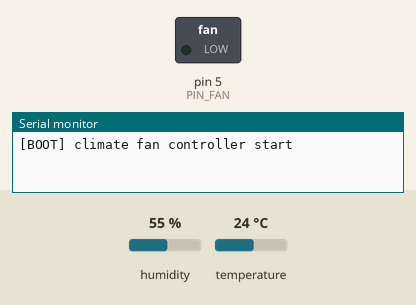
A sketch run on a simulated Arduino Uno, built with avr-gcc and run on an emulated ATmega328P. On the bench: switched loads named in the sketch (green lamp = pin HIGH), the last lines printed to the serial monitor. The test bench sets the inputs (shaded band); at power-on: humidity 55 %, temperature 24 °C.

Above: at 1.2 s.
1.3 s: humidity set to 58 %
5.2 s: humidity set to 61 %
At 8.2 s:
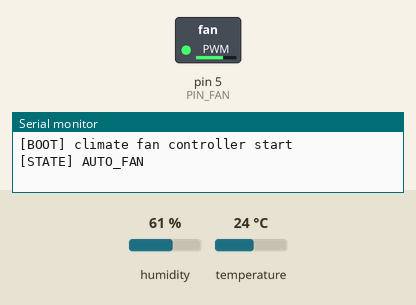
8.5 s: humidity set to 22 %
At 10.5 s:
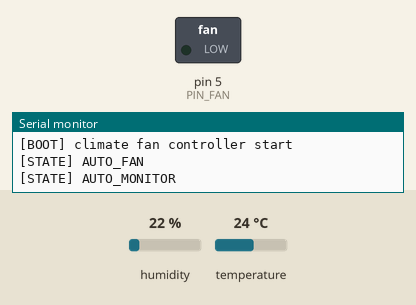
11.5 s: humidity set to 68 %
At 13.9 s:
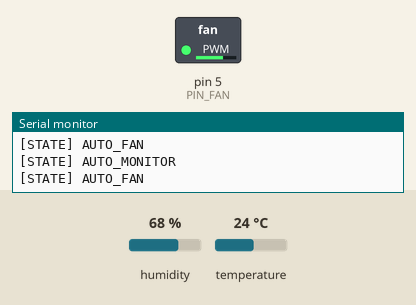
14.5 s: humidity set to 40 %
At 17.4 s:
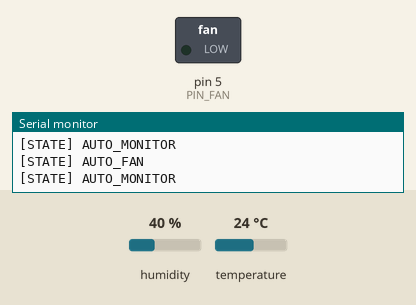
Timing chart, 0 to 18.5 s (numbered marks = the images above; inputs shaded):
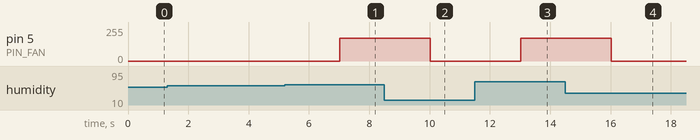

The sketch:

climate_fan_controller.ino
```cpp
#include <Arduino.h>
#include <DHT.h>
#include <IRremote.hpp>

// ========= ピン設定 =========
#define PIN_IR 2
#define PIN_DHT 3
#define PIN_FAN 5

#define DHTTYPE DHT11

DHT dht(PIN_DHT, DHTTYPE);

// ========= IRコード定義（提供された対応表準拠） =========
#define CODE_POWER 0xFFA25D
#define CODE_1 0xFF30CF
#define CODE_2 0xFF18E7
#define CODE_3 0xFF7A85
#define CODE_4 0xFF10EF

// ========= タイミング定義 =========
const unsigned long SENSOR_INTERVAL_MS = 1000;
const unsigned long IR_DEBOUNCE_MS = 50;

// ========= 設定値 =========
const uint8_t TEMP_THRESHOLD = 25;
const uint8_t HUM_THRESHOLD = 60;

// ========= コマンド定義 =========
enum Command {
  CMD_NONE = -1,
  CMD_POWER_TOGGLE = 0,
  CMD_FAN_LOW,
  CMD_FAN_MED,
  CMD_FAN_HIGH,
  CMD_FAN_STOP
};

// ========= 状態定義 =========
enum Mode {
  AUTO_MONITOR = 0,
  AUTO_FAN,
  MANUAL,
  POWER_OFF
};

// ========= 状態変数 =========
Mode currentMode = AUTO_MONITOR;
bool powerOn = true;

float temperatureC = 0.0;
float humidityPct = 0.0;
uint8_t tempThreshold = TEMP_THRESHOLD;
uint8_t humThreshold = HUM_THRESHOLD;

// 0:停止 1:弱 2:中 3:強
uint8_t fanLevel = 0;

uint8_t sensorErrorCount = 0;
bool sensorError = false;

unsigned long lastSensorMillis = 0;
unsigned long lastIrMillis = 0;

// ========= 補助関数 =========
uint8_t fanLevelToPwm(uint8_t level) {
  if (level == 1) return 85;
  if (level == 2) return 170;
  if (level == 3) return 255;
  return 0;
}

int mapRawCodeToCommand(uint32_t code) {
  // POWER: 電源ON/OFF
  if (code == CODE_POWER) return CMD_POWER_TOGGLE;
  // 数字キー: 1=弱, 2=中, 3=強, 4=停止
  if (code == CODE_1) return CMD_FAN_LOW;
  if (code == CODE_2) return CMD_FAN_MED;
  if (code == CODE_3) return CMD_FAN_HIGH;
  if (code == CODE_4) return CMD_FAN_STOP;
  return CMD_NONE;
}

int readRemoteCommand(unsigned long now) {
  if (!IrReceiver.decode()) return CMD_NONE;

  uint32_t code = IrReceiver.decodedIRData.decodedRawData;
  IrReceiver.resume();

  if (now - lastIrMillis < IR_DEBOUNCE_MS) {
    return CMD_NONE;
  }

  lastIrMillis = now;
  return mapRawCodeToCommand(code);
}

void readEnvironment(unsigned long now) {
  if (now - lastSensorMillis < SENSOR_INTERVAL_MS) return;
  lastSensorMillis = now;

  float t = dht.readTemperature();
  float h = dht.readHumidity();

  bool invalid = isnan(t) || isnan(h) || t < 0 || t > 50 || h < 20 || h > 90;
  if (invalid) {
    sensorErrorCount++;
    if (sensorErrorCount >= 3) {
      sensorError = true;
      fanLevel = 0;
    }
    return;
  }

  temperatureC = t;
  humidityPct = h;
  sensorErrorCount = 0;
  sensorError = false;
}

bool evaluateAutoFanCondition() {
  if (sensorError) return false;
  bool tempOk = (temperatureC >= tempThreshold);
  bool humOk = (humidityPct >= humThreshold);
  return tempOk || humOk;
}

void handlePower(int command) {
  if (command != CMD_POWER_TOGGLE) return;

  if (powerOn) {
    powerOn = false;
    currentMode = POWER_OFF;
    fanLevel = 0;
    Serial.println("[POWER] OFF");
  } else {
    powerOn = true;
    currentMode = AUTO_MONITOR;
    fanLevel = 0;
    Serial.println("[POWER] ON -> AUTO_MONITOR");
  }
}

void handleManualFanCommand(int command) {
  if (command == CMD_FAN_LOW) {
    fanLevel = 1;
  } else if (command == CMD_FAN_MED) {
    fanLevel = 2;
  } else if (command == CMD_FAN_HIGH) {
    fanLevel = 3;
  } else if (command == CMD_FAN_STOP) {
    fanLevel = 0;
  }
}

void updateState(int command) {
  if (!powerOn || currentMode == POWER_OFF) return;

  if (currentMode == MANUAL) {
    handleManualFanCommand(command);
    return;
  }

  if (currentMode == AUTO_MONITOR) {
    if (evaluateAutoFanCondition()) {
      currentMode = AUTO_FAN;
      fanLevel = 2;
      Serial.println("[STATE] AUTO_FAN");
    } else {
      fanLevel = 0;
    }

    if (command == CMD_FAN_LOW || command == CMD_FAN_MED || command == CMD_FAN_HIGH || command == CMD_FAN_STOP) {
      handleManualFanCommand(command);
      currentMode = MANUAL;
      Serial.println("[STATE] MANUAL");
    }
    return;
  }

  if (currentMode == AUTO_FAN) {
    if (!evaluateAutoFanCondition()) {
      currentMode = AUTO_MONITOR;
      fanLevel = 0;
      Serial.println("[STATE] AUTO_MONITOR");
      return;
    }

    fanLevel = 2;

    if (command == CMD_FAN_LOW || command == CMD_FAN_MED || command == CMD_FAN_HIGH || command == CMD_FAN_STOP) {
      handleManualFanCommand(command);
      currentMode = MANUAL;
      Serial.println("[STATE] MANUAL");
    }
  }
}

void applyFanOutput(uint8_t level) {
  analogWrite(PIN_FAN, fanLevelToPwm(level));
}

// ========= SETUP =========
void setup() {
  pinMode(PIN_IR, INPUT);
  pinMode(PIN_FAN, OUTPUT);

  dht.begin();
  IrReceiver.begin(PIN_IR, ENABLE_LED_FEEDBACK);

  Serial.begin(9600);
  Serial.println("[BOOT] climate fan controller start");
}

// ========= LOOP =========
void loop() {
  unsigned long now = millis();

  int command = readRemoteCommand(now);
  handlePower(command);

  if (powerOn) {
    readEnvironment(now);
    updateState(command);
  } else {
    fanLevel = 0;
  }

  applyFanOutput(fanLevel);
}
```

Measured:
- the behaviour switches between 59 and 60 % on humidity (found by bisection; images 0 and 1)
- after the input at 1.3 s, every drawn part: stays the same
- after the input at 5.2 s, pin 5 (PIN_FAN): 0/255 → 170/255 after 1.8 s
- after the input at 8.5 s, pin 5 (PIN_FAN): 170/255 → 0/255 after 1.5 s
- after the input at 11.5 s, pin 5 (PIN_FAN): 0/255 → 170/255 after 1.5 s
- after the input at 14.5 s, pin 5 (PIN_FAN): 170/255 → 0/255 after 1.5 s
